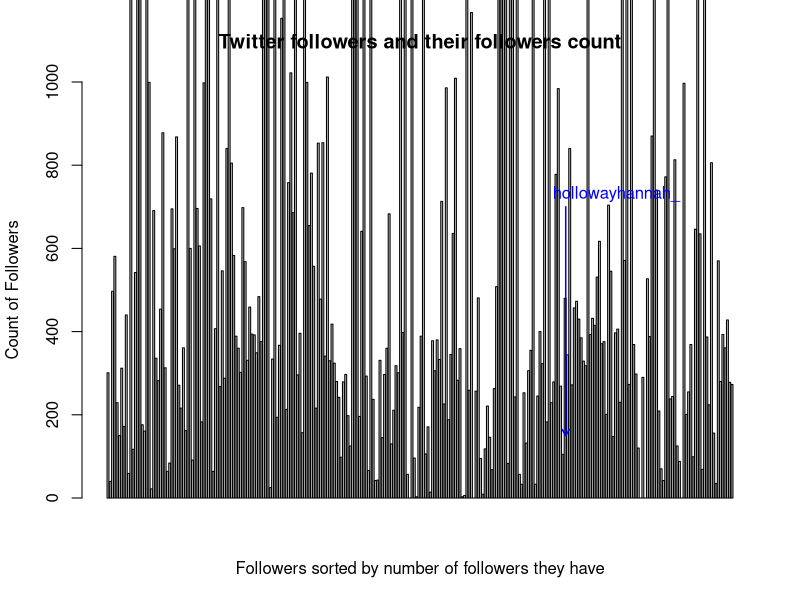

Reproduce this figure in R.
tmp <- read.csv("following_count.csv")
following_count <- tmp[,2]
barplot(following_count,main="Twitter followers and their followers count",xlab="Followers sorted by number of followers they have",ylab="Count of Followers",ylim=c(0,1000))
arrows(x0=match(c(273),following_count)+12, y0=700, x1=match(c(273), following_count)+12, y1=150, length=0.07, lwd=1.5, col='blue')
text(x=match(c(273), following_count),pos=4, y=730, labels="hollowayhannah_", col='blue')
